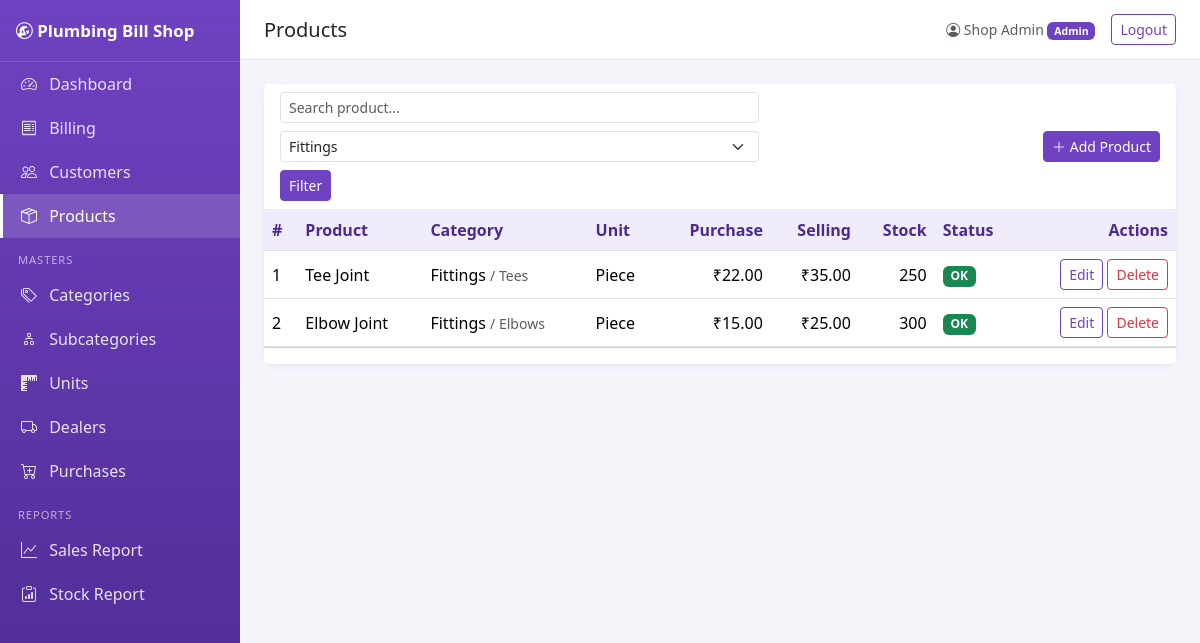
/products/index.php?category_id=2 (signed in), run on the app's committed database.
### tables this page shows
CREATE TABLE products (
  id INT AUTO_INCREMENT PRIMARY KEY,
  name VARCHAR(150) NOT NULL,
  category_id INT NOT NULL,
  subcategory_id INT NULL,
  unit_id INT NOT NULL,
  purchase_price DECIMAL(10,2) NOT NULL DEFAULT 0.00,
  selling_price DECIMAL(10,2) NOT NULL DEFAULT 0.00,
  quantity DECIMAL(10,2) NOT NULL DEFAULT 0.00,
  min_stock DECIMAL(10,2) NOT NULL DEFAULT 0.00,
  is_deleted TINYINT(1) NOT NULL DEFAULT 0,
  created_at TIMESTAMP NOT NULL DEFAULT CURRENT_TIMESTAMP,
  updated_at TIMESTAMP NOT NULL DEFAULT CURRENT_TIMESTAMP ON UPDATE CURRENT_TIMESTAMP,
  CONSTRAINT fk_prod_category FOREIGN KEY (category_id) REFERENCES categories(id),
  CONSTRAINT fk_prod_sub FOREIGN KEY (subcategory_id) REFERENCES subcategories(id),
  CONSTRAINT fk_prod_unit FOREIGN KEY (unit_id) REFERENCES units(id)
);

CREATE TABLE categories (
  id INT AUTO_INCREMENT PRIMARY KEY,
  name VARCHAR(100) NOT NULL,
  is_deleted TINYINT(1) NOT NULL DEFAULT 0,
  created_at TIMESTAMP NOT NULL DEFAULT CURRENT_TIMESTAMP,
  updated_at TIMESTAMP NOT NULL DEFAULT CURRENT_TIMESTAMP ON UPDATE CURRENT_TIMESTAMP
);

CREATE TABLE subcategories (
  id INT AUTO_INCREMENT PRIMARY KEY,
  category_id INT NOT NULL,
  name VARCHAR(100) NOT NULL,
  is_deleted TINYINT(1) NOT NULL DEFAULT 0,
  created_at TIMESTAMP NOT NULL DEFAULT CURRENT_TIMESTAMP,
  updated_at TIMESTAMP NOT NULL DEFAULT CURRENT_TIMESTAMP ON UPDATE CURRENT_TIMESTAMP,
  CONSTRAINT fk_sub_category FOREIGN KEY (category_id) REFERENCES categories(id)
);

CREATE TABLE units (
  id INT AUTO_INCREMENT PRIMARY KEY,
  name VARCHAR(50) NOT NULL,
  is_deleted TINYINT(1) NOT NULL DEFAULT 0,
  created_at TIMESTAMP NOT NULL DEFAULT CURRENT_TIMESTAMP,
  updated_at TIMESTAMP NOT NULL DEFAULT CURRENT_TIMESTAMP ON UPDATE CURRENT_TIMESTAMP
);

### includes/init.php (called while the page is built, shortened)
<?php
function is_admin()
{
    return isset($_SESSION['user']['role'])
        && strtolower($_SESSION['user']['role']) === 'admin';
}
function money($amount)
{
    return '₹' . number_format((float)$amount, 2);
}
function paginate($pdo, $select, $from, $params = [], $orderBy = 'id DESC')
{
    $select = str_replace('\\*', '*', $select);
    $countSql = "SELECT COUNT(*) " . $from;
    $countStmt = $pdo->prepare($countSql);
    $countStmt->execute($params);
    $totalRecords = (int) $countStmt->fetchColumn();
    $perPage = 10;
    $pages = max(1, (int) ceil($totalRecords / $perPage));
    $page = max(1, (int) ($_GET['page'] ?? 1));
    $page = min($page, $pages);
    $offset = ($page - 1) * $perPage;
    $sql = "SELECT " . $select . " " . $from
         . " ORDER BY " . $orderBy
         . " LIMIT " . $perPage
         . " OFFSET " . $offset;
    $stmt = $pdo->prepare($sql);
    $stmt->execute($params);
    $rows = $stmt->fetchAll(PDO::FETCH_ASSOC);
    return [$rows, $pages, $page];
}
function e($value)
{
    return htmlspecialchars((string)$value, ENT_QUOTES, 'UTF-8');
}

### products/index.php (the view, shortened to what this page needs)
<?php
require_once __DIR__ . '/../includes/init.php';
$q = trim($_GET['q'] ?? '');
$cat = (int)($_GET['category_id'] ?? 0);
$from = 'FROM products p
         JOIN categories c ON c.id = p.category_id
         LEFT JOIN subcategories s ON s.id = p.subcategory_id
         JOIN units u ON u.id = p.unit_id
         WHERE p.is_deleted = 0';
$params = [];
if ($cat > 0)  { $from .= ' AND p.category_id = ?'; $params[] = $cat; }
[$rows, $pages, $page] = paginate(
    $pdo,
    'p.*, c.name AS category, s.name AS subcategory, u.name AS unit',
    $from,
    $params,
    'p.id DESC'
);
$cats = $pdo->query('SELECT id, name FROM categories WHERE is_deleted = 0 ORDER BY name')->fetchAll();
$qty = fn($n) => rtrim(rtrim(number_format((float)$n, 2, '.', ''), '0'), '.');
include __DIR__ . '/../includes/header.php';
?>
<div class="card">
  <div class="card-header d-flex justify-content-between align-items-center flex-wrap gap-2">
    <form class="d-flex gap-2 flex-wrap" method="get">
      <input name="q" value="<?= e($q) ?>" class="form-control form-control-sm" placeholder="Search product...">
      <select name="category_id" class="form-select form-select-sm">
        <?php foreach ($cats as $c): ?><option value="<?= (int)$c['id'] ?>" <?= $cat === (int)$c['id'] ? 'selected' : '' ?>><?= e($c['name']) ?></option><?php endforeach; ?>
      </select>
      <button class="btn btn-sm btn-purple">Filter</button>
    </form>
    <?php if (is_admin()): ?><a href="form.php" class="btn btn-sm btn-purple"><i class="bi bi-plus-lg"></i> Add Product</a><?php endif; ?>
  </div>
  <div class="table-responsive"><table class="table table-hover align-middle mb-0">
    <thead><tr><th>#</th><th>Product</th><th>Category</th><th>Unit</th>
      <?php if (is_admin()): ?><th class="text-end">Purchase</th><?php endif; ?>
      <th class="text-end">Selling</th><th class="text-end">Stock</th><th>Status</th>
      <?php if (is_admin()): ?><th class="text-end">Actions</th><?php endif; ?></tr></thead>
    <tbody>
    <?php foreach ($rows as $i => $r): $low = (float)$r['quantity'] <= (float)$r['min_stock']; ?>
      <tr><td><?= $i + 1 + ($page - 1) * 10 ?></td>
        <td><?= e($r['name']) ?></td>
        <td><?= e($r['category']) ?><?= $r['subcategory'] ? ' <small class="text-muted">/ ' . e($r['subcategory']) . '</small>' : '' ?></td>
        <td><?= e($r['unit']) ?></td>
        <?php if (is_admin()): ?><td class="text-end"><?= money($r['purchase_price']) ?></td><?php endif; ?>
        <td class="text-end"><?= money($r['selling_price']) ?></td>
        <td class="text-end"><?= e($qty($r['quantity'])) ?></td>
        <td><?= $low ? '<span class="badge bg-danger">Low stock</span>' : '<span class="badge bg-success">OK</span>' ?></td>
        <?php if (is_admin()): ?>
        <td class="text-end text-nowrap">
          <a class="btn btn-sm btn-outline-purple" href="form.php?id=<?= (int)$r['id'] ?>">Edit</a>
          <form method="post" class="d-inline" data-confirm="Delete this product?">
            <button class="btn btn-sm btn-outline-danger">Delete</button></form></td>
        <?php endif; ?></tr>
    <?php endforeach; if (!$rows): ?><tr><td colspan="9" class="text-center text-muted py-4">No products found.</td></tr><?php endif; ?>
    </tbody></table></div>
  <div class="card-footer bg-white"><?= pager($pages, $page) ?></div>
</div>
<?php include __DIR__ . '/../includes/footer.php'; ?>

### assets/css/style.css (style rules this page uses)
:root { --purple:#6f42c1;--purple-dark:#4b2a8f;--purple-soft:#f1ecfb }
body { background:#f6f4fb;font-family:"Segoe UI",system-ui,sans-serif }
.card { border:0;box-shadow:0 2px 8px rgba(75,42,143,.08);border-radius:10px }
.card-header { background:#fff;border-bottom:1px solid #eee;font-weight:600;color:var(--purple-dark) }
.btn-purple { background:var(--purple);color:#fff;border-color:var(--purple) }
.btn-outline-purple { color:var(--purple);border-color:var(--purple) }
.table thead th { background:var(--purple-soft);color:var(--purple-dark);white-space:nowrap }

### data on the page
products: page "1", name "Tee Joint", category.name "Fittings", subcategory.name "Tees", unit.name "Piece", purchase_price "₹22.00", selling_price "₹35.00", quantity "250", min_stock "OK"
products: page "2", name "Elbow Joint", category.name "Fittings", subcategory.name "Elbows", unit.name "Piece", purchase_price "₹15.00", selling_price "₹25.00", quantity "300", min_stock "OK"

### other printed values
SHOP_NAME "Plumbing Bill Shop"
$pageTitle "Products"
$_SESSION['user']['name'] "Shop Admin"
$_SESSION['user']['role'] "Admin"
form field category_id "Fittings"
